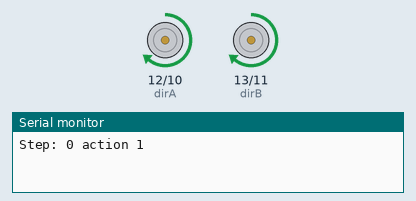
This sketch was run on a simulated Arduino Uno, built with avr-gcc and run on an emulated ATmega328P. Parts: direction and speed pins drawn as motors (green arrow = direction pin HIGH = forward, orange = LOW = backward, longer = more drive), the last lines printed to the serial monitor.

Above: at 0.1 s.
At 17.1 s:
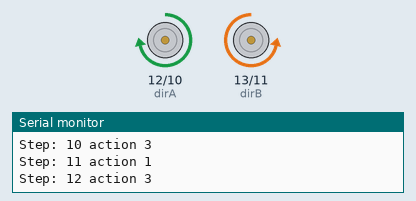
At 25.1 s:
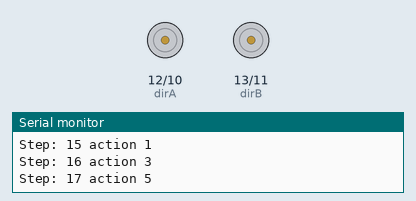
At 35.1 s:
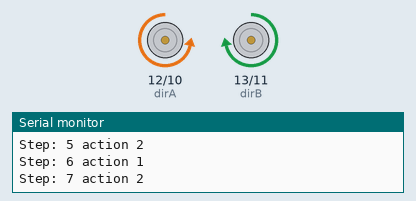
Timing chart, 0 to 40.0 s (numbered marks = the images above):
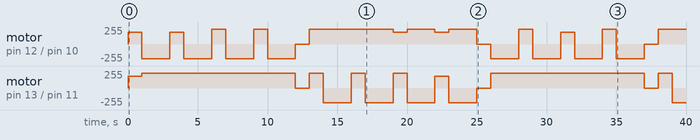

Measured:
- by itself, motor on pin 13 (dirB) / pin 11 (speedB): stopped → forward 180/255 at 0.00 s, → forward 220/255 1.0 s later, → stopped 11.0 s later, → forward 220/255 1.0 s later, … (16 changes in this stretch)
- by itself, motor on pin 12 (dirA) / pin 10 (speedA): stopped → forward 180/255 at 0.00 s, → backward 220/255 1.0 s later, → forward 180/255 2.0 s later, → backward 220/255 1.0 s later, … (24 changes in this stretch)

The sketch:

arduino_tank_sketch.pde
```cpp
// arduino_tank_sketch   version 1.0   J.Luke (RobotBits.co.uk)
//
// A simple sketch to help you get started with the Arduino Tank Kit
// in robotics applications
//
// This example has been written for any mobile robotics platform that uses
// two bi-directional motors controlled by an Arduino and a Motor Shield
//
// This sketch includes a series of functions that perform the different
// types of movement for your robot including:
//
// forward, reverse, stop, rotate clock-wise, rotate counter clock-wise,
// turn_left and turn_right
//
// To program the movement of your robot simply call the functions as needed
// from the main loop
//
// This example loop below moves your robot in a "square" figure or eight
//
// For support, please contact support@robotbits.co.uk


// define the pins used by the motor shield
int speedA = 10;          // pin 10 sets the speed of motor A (this is a PWM output)
int speedB = 11;          // pin 11 sets the speed of motor B (this is a PWM output)
int dirA = 12;            // pin 12 sets the direction of motor A
int dirB = 13;            // pin 13 sets the direction of motor B

int moveSpeed=180;
int turnSpeed=220;

// define the direction of motor rotation - this allows you change the  direction without effecting the hardware
int fwdA  =  HIGH;         // this sketch assumes that motor A is the right-hand motor of your robot (looking from the back of your robot)
int revA  =  LOW;        // (note this should ALWAYS be opposite the fwdA)
int fwdB  =  HIGH;         //
int revB  =  LOW;        // (note this should ALWAYS be opposite the fwdB)

// define variables used
int dist;
int angle;
int vel;

/* This is a simple code that reads an input from an analog pin on the Arduino and relays it back to the computer */

int irReader = 0;    // the analog input pin for the ir reader
int irVal = 255;       // stores value from Ir reader
int irRange=250;

/* Map */

int roomWidth=20;
int roomLength=20;
byte roomMap[20*20];
/* map flags:

0 = nothing there, not looked yet
1 = been there
2 = been there but it's blocked
3 = home is set here


*/


void setup() {                             // sets up the pinModes for the pins we are using
  pinMode (dirA, OUTPUT);
  pinMode (dirB, OUTPUT);
  pinMode (speedA, OUTPUT);
  pinMode (speedB, OUTPUT);
  Serial.begin(9600);
  randomSeed(2);
}

void stop() {                              // stop: force both motor speeds to 0 (low)
  digitalWrite (speedA, LOW);
  digitalWrite (speedB, LOW);
}

void forward(int dist, int vel) {          // forward: both motors set to forward direction
  digitalWrite (dirA, fwdA);
  digitalWrite (dirB, fwdB);
  analogWrite (speedA, vel);   // both motors set to same speed
  analogWrite (speedB, vel);
  delay (dist);                // wait for a while (dist in mSeconds)
}

void reverse(int dist, int vel) {          // reverse: both motors set to reverse direction
  digitalWrite (dirA, revA);
  digitalWrite (dirB, revB);
  analogWrite (speedA, vel);   // both motors set to same speed
  analogWrite (speedB, vel);
  delay (dist);                // wait for a while (dist in mSeconds)
}

void rot_cw (int angle, int vel) {         // rotate clock-wise: right-hand motor reversed, left-hand motor forward
  digitalWrite (dirA, revA);
  digitalWrite (dirB, fwdB);
  analogWrite (speedA, vel);   // both motors set to same speed
  analogWrite (speedB, vel);
  delay (angle);               // wait for a while (angle in mSeconds)
}

void rot_ccw (int angle, int vel) {        // rotate counter-clock-wise: right-hand motor forward, left-hand motor reversed
  digitalWrite (dirA, fwdA);
  digitalWrite (dirB, revB);
  analogWrite (speedA, vel);   // both motors set to same speed
  analogWrite (speedB, vel);
  delay (angle);               // wait for a while (angle in mSeconds)
}

void rot_cwR ( int angle, int vel) {         // rotate clock-wise: right-hand motor reversed, left-hand motor forward
  digitalWrite (dirA, revA);
  digitalWrite (dirB, fwdB);
  analogWrite (speedA, vel);   // both motors set to same speed
  analogWrite (speedB, vel);

delay (angle);               // wait for a while (angle in mSeconds)
}

void rot_ccwR ( int angle, int vel) {        // rotate counter-clock-wise: right-hand motor forward, left-hand motor reversed
  digitalWrite (dirA, fwdA);
  digitalWrite (dirB, revB);
  analogWrite (speedA, vel);   // both motors set to same speed
  analogWrite (speedB, vel);

delay (angle);               // wait for a while (angle in mSeconds)
}

void turn_right (int angle, int vel) {     // turn right: right-hand motor stopped, left-hand motor forward
  digitalWrite (dirA, revA);
  digitalWrite (dirB, fwdB);
  digitalWrite (speedA, LOW);  // right-hand motor speed set to zero
  analogWrite (speedB, vel);
  delay (angle);               // wait for a while (angle in mSeconds)
}

void turn_left (int angle, int vel) {      // turn left: left-hand motor stopped, right-hand motor forward
  digitalWrite (dirA, fwdA);
  digitalWrite (dirB, revB);
  analogWrite (speedA, vel);
  digitalWrite (speedB, LOW);  // left-hand motor speed set to zero
  delay (angle);               // wait for a while (angle in mSeconds)
}


void about_turn() {
  rot_cw (2000, turnSpeed);      // rotate clock-wise for 2000 mS (about 90 deg) at speed 100
  rot_cw (2000, turnSpeed);      // rotate clock-wise for 2000 mS (about 90 deg) at speed 100
}


/*

Control Id:
1 - forward
2 - turn cw
3 - turn ccw
4 - turn 180
5 - pause 1s
6 - reverse
*/

int track[] = {
1,
2,
1,
2,
1,
2,
1,
2,
5,
1,
3,
1,
3,
1,
3,
1,
3,
5,
0
};

int step = 0;
int thisStep=0;
int inRotate=0;
int inRotateCW=0;

void loop() {


  thisStep=track[step];

  Serial.print("Step: ");
  Serial.print(step);
  Serial.print(" action ");
  Serial.print( thisStep );
  Serial.println();


  switch( thisStep ) {
    case 0:
      step=0;
      break;
    case 1:
      forward (1000, moveSpeed);    // move forward for four seconds (4000 mS) at speed 100 (100/255ths of full speed)
      // BUG: set map location

      break;
    case 2:
      rot_cw (2000, turnSpeed);      // rotate clock-wise for 2000 mS (about 90 deg) at speed 100
      // BUG: set map location

      break;
    case 3:
      rot_ccw (2000, turnSpeed);     // rotate counter clock-wise for 2000 mS at speed 100
      // BUG: set map location

      break;
    case 4:
      about_turn();
      // BUG: set map location

      break;
    case 5:
      delay(1000);
      break;
    case 6:
      reverse (1000, turnSpeed);    // move forward for four seconds (4000 mS) at speed 100 (100/255ths of full speed)
      // BUG: set map location
stop();
      break;
  }
 stop();                 // stop the robot
 step++;

}
```
